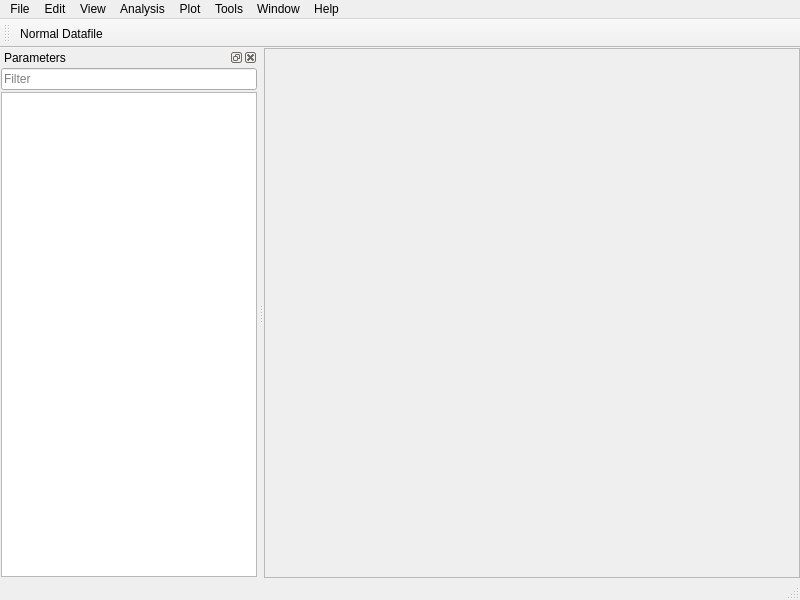
<?xml version="1.0" encoding="UTF-8"?>
<ui version="4.0">
 <class>mainwindow</class>
 <widget class="QMainWindow" name="mainwindow">
  <property name="enabled">
   <bool>true</bool>
  </property>
  <property name="geometry">
   <rect>
    <x>0</x>
    <y>0</y>
    <width>800</width>
    <height>600</height>
   </rect>
  </property>
  <property name="minimumSize">
   <size>
    <width>800</width>
    <height>600</height>
   </size>
  </property>
  <property name="windowTitle">
   <string>Demo</string>
  </property>
  <widget class="QWidget" name="mainwindow_layout">
   <layout class="QHBoxLayout" name="horizontalLayout">
    <property name="spacing">
     <number>0</number>
    </property>
    <property name="leftMargin">
     <number>0</number>
    </property>
    <property name="topMargin">
     <number>0</number>
    </property>
    <property name="rightMargin">
     <number>0</number>
    </property>
    <property name="bottomMargin">
     <number>0</number>
    </property>
    <item>
     <widget class="QStackedWidget" name="stacked_widget">
      <property name="enabled">
       <bool>true</bool>
      </property>
      <property name="acceptDrops">
       <bool>false</bool>
      </property>
      <property name="frameShape">
       <enum>QFrame::StyledPanel</enum>
      </property>
      <property name="frameShadow">
       <enum>QFrame::Plain</enum>
      </property>
      <property name="currentIndex">
       <number>0</number>
      </property>
      <widget class="QWidget" name="qwidget_fig_canvas"/>
      <widget class="QWidget" name="page_2"/>
     </widget>
    </item>
   </layout>
  </widget>
  <widget class="QMenuBar" name="menubar">
   <property name="geometry">
    <rect>
     <x>0</x>
     <y>0</y>
     <width>800</width>
     <height>23</height>
    </rect>
   </property>
   <widget class="QMenu" name="menu_file">
    <property name="title">
     <string>File</string>
    </property>
    <widget class="QMenu" name="menu_import">
     <property name="title">
      <string>Import</string>
     </property>
     <addaction name="action_import_normal_datafile"/>
    </widget>
    <widget class="QMenu" name="menu_export">
     <property name="title">
      <string>Export</string>
     </property>
     <addaction name="action_export_data"/>
    </widget>
    <addaction name="action_new"/>
    <addaction name="action_open"/>
    <addaction name="separator"/>
    <addaction name="menu_import"/>
    <addaction name="menu_export"/>
    <addaction name="separator"/>
    <addaction name="action_exit"/>
   </widget>
   <widget class="QMenu" name="menu_edit">
    <property name="title">
     <string>Edit</string>
    </property>
   </widget>
   <widget class="QMenu" name="menu_view">
    <property name="title">
     <string>View</string>
    </property>
    <addaction name="action_para_dock_display"/>
   </widget>
   <widget class="QMenu" name="menu_tools">
    <property name="title">
     <string>Tools</string>
    </property>
    <addaction name="action_options"/>
   </widget>
   <widget class="QMenu" name="menu_window">
    <property name="title">
     <string>Window</string>
    </property>
   </widget>
   <widget class="QMenu" name="menu_help">
    <property name="title">
     <string>Help</string>
    </property>
    <addaction name="action_about"/>
   </widget>
   <widget class="QMenu" name="menu_analysis">
    <property name="title">
     <string>Analysis</string>
    </property>
    <widget class="QMenu" name="menu_mathematics">
     <property name="title">
      <string>Mathematics</string>
     </property>
     <addaction name="action_simple_math"/>
    </widget>
    <widget class="QMenu" name="menu_data_manipulation">
     <property name="title">
      <string>Data Manipulation</string>
     </property>
     <addaction name="action_testpoint_manage"/>
     <addaction name="action_synchronization"/>
     <addaction name="action_tuning"/>
    </widget>
    <widget class="QMenu" name="menu_data_manage">
     <property name="title">
      <string>Data Manage</string>
     </property>
     <addaction name="action_para_manage"/>
     <addaction name="action_temp_manage"/>
    </widget>
    <addaction name="menu_mathematics"/>
    <addaction name="menu_data_manipulation"/>
    <addaction name="menu_data_manage"/>
   </widget>
   <widget class="QMenu" name="menu_plot">
    <property name="title">
     <string>Plot</string>
    </property>
    <addaction name="action_quick_plot"/>
    <addaction name="action_custom_defined_plot"/>
    <addaction name="action_multi_source_plot"/>
   </widget>
   <addaction name="menu_file"/>
   <addaction name="menu_edit"/>
   <addaction name="menu_view"/>
   <addaction name="menu_analysis"/>
   <addaction name="menu_plot"/>
   <addaction name="menu_tools"/>
   <addaction name="menu_window"/>
   <addaction name="menu_help"/>
  </widget>
  <widget class="QStatusBar" name="statusbar"/>
  <widget class="QDockWidget" name="dock_parameters_view">
   <property name="sizePolicy">
    <sizepolicy hsizetype="Fixed" vsizetype="Expanding">
     <horstretch>0</horstretch>
     <verstretch>0</verstretch>
    </sizepolicy>
   </property>
   <property name="windowTitle">
    <string>Parameters</string>
   </property>
   <attribute name="dockWidgetArea">
    <number>1</number>
   </attribute>
   <widget class="QWidget" name="dock_parameters_layout">
    <layout class="QVBoxLayout" name="dock_parameters_layout_v">
     <property name="spacing">
      <number>2</number>
     </property>
     <property name="leftMargin">
      <number>1</number>
     </property>
     <property name="topMargin">
      <number>1</number>
     </property>
     <property name="rightMargin">
      <number>1</number>
     </property>
     <property name="bottomMargin">
      <number>1</number>
     </property>
     <item>
      <widget class="QLineEdit" name="line_edit_search_para">
       <property name="font">
        <font>
         <weight>50</weight>
         <bold>false</bold>
        </font>
       </property>
       <property name="toolTip">
        <string/>
       </property>
       <property name="inputMask">
        <string/>
       </property>
       <property name="text">
        <string/>
       </property>
       <property name="maxLength">
        <number>32766</number>
       </property>
       <property name="frame">
        <bool>true</bool>
       </property>
       <property name="echoMode">
        <enum>QLineEdit::Normal</enum>
       </property>
       <property name="alignment">
        <set>Qt::AlignLeading|Qt::AlignLeft|Qt::AlignVCenter</set>
       </property>
       <property name="readOnly">
        <bool>false</bool>
       </property>
       <property name="placeholderText">
        <string>Filter</string>
       </property>
      </widget>
     </item>
     <item>
      <widget class="QTreeWidget" name="tree_widget_display_datafile">
       <attribute name="headerVisible">
        <bool>false</bool>
       </attribute>
       <column>
        <property name="text">
         <string notr="true">1</string>
        </property>
       </column>
      </widget>
     </item>
    </layout>
   </widget>
  </widget>
  <widget class="QToolBar" name="toolbar">
   <property name="windowTitle">
    <string>toolBar</string>
   </property>
   <attribute name="toolBarArea">
    <enum>TopToolBarArea</enum>
   </attribute>
   <attribute name="toolBarBreak">
    <bool>false</bool>
   </attribute>
   <addaction name="action_import_normal_datafile"/>
  </widget>
  <action name="action_new">
   <property name="enabled">
    <bool>true</bool>
   </property>
   <property name="text">
    <string>New</string>
   </property>
  </action>
  <action name="action_open">
   <property name="text">
    <string>Open</string>
   </property>
  </action>
  <action name="action_import_normal_datafile">
   <property name="text">
    <string>Normal Datafile</string>
   </property>
  </action>
  <action name="action_export_data">
   <property name="text">
    <string>Data File</string>
   </property>
   <property name="toolTip">
    <string>Data File</string>
   </property>
  </action>
  <action name="action_exit">
   <property name="text">
    <string>Exit</string>
   </property>
  </action>
  <action name="action_simple_math">
   <property name="text">
    <string>Simple Math...</string>
   </property>
  </action>
  <action name="action_testpoint_manage">
   <property name="text">
    <string>Test Point</string>
   </property>
  </action>
  <action name="action_synchronization">
   <property name="text">
    <string>Synchronization</string>
   </property>
  </action>
  <action name="action_tuning">
   <property name="checkable">
    <bool>false</bool>
   </property>
   <property name="text">
    <string>Tuning</string>
   </property>
  </action>
  <action name="action_para_manage">
   <property name="text">
    <string>Parameters</string>
   </property>
  </action>
  <action name="action_temp_manage">
   <property name="text">
    <string>Templates</string>
   </property>
  </action>
  <action name="action_options">
   <property name="text">
    <string>Options</string>
   </property>
  </action>
  <action name="action_about">
   <property name="text">
    <string>About Demo</string>
   </property>
  </action>
  <action name="action_quick_plot">
   <property name="text">
    <string>Quick Plot</string>
   </property>
  </action>
  <action name="action_custom_defined_plot">
   <property name="text">
    <string>Custom Defined Plot</string>
   </property>
  </action>
  <action name="action_multi_source_plot">
   <property name="text">
    <string>Multi-source Plot</string>
   </property>
  </action>
  <action name="action_para_dock_display">
   <property name="checkable">
    <bool>true</bool>
   </property>
   <property name="checked">
    <bool>true</bool>
   </property>
   <property name="text">
    <string>Parameters Dock</string>
   </property>
  </action>
 </widget>
 <resources/>
 <connections/>
</ui>
